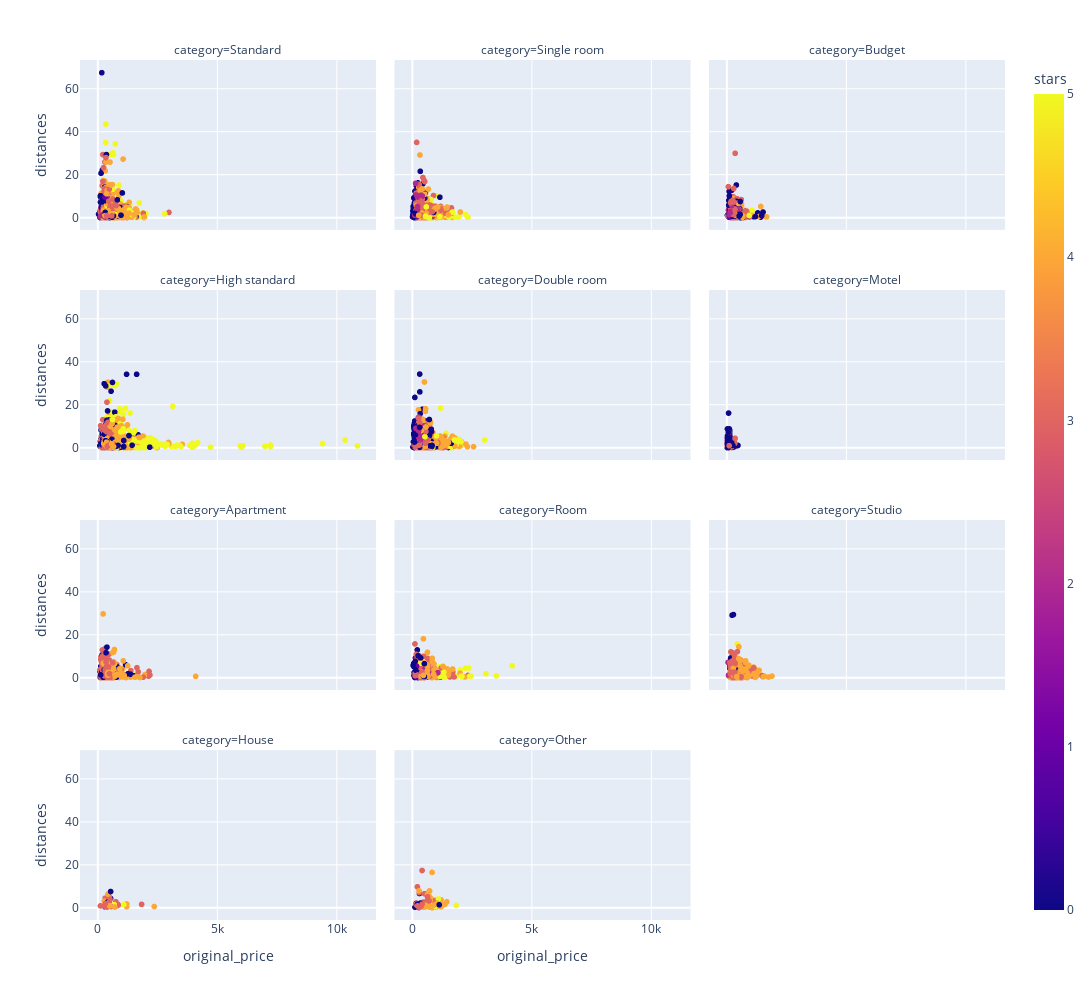

Notebook source saved alongside this figure:
### Markdown cell above
![](img_plots/8_pie_chart.png)

### Code cell
# 9. Create scatter plot to represent how the original prices related to the distance of the hotel from the city center
scatter_plt = px.scatter(data_frame=hotels_categories, 
    y = 'distances', 
    x = 'original_price', 
    facet_col='category', 
    facet_col_wrap=3, 
    color = 'stars',
    width=1300,
    height=1000,
    #color_continuous_scale='Plotly3'
)

scatter_plt.show()

### Figure 1 — Plotly figure (JSON) as saved in the notebook; plotly's stock layout.template omitted (floating-point values rounded to 4 significant figures; data arrays with more than 128 entries replaced by an {"elided": "..."} marker saying what was removed)
{"data": [{"hovertemplate": "category=Standard<br>original_price=%{x}<br>distances=%{y}<br>stars=%{marker.color}<extra></extra>", "legendgroup": "", "marker": {"color": {"elided": "1971 int values"}, "coloraxis": "coloraxis", "symbol": "circle"}, "mode": "markers", "name": "", "showlegend": false, "type": "scattergl", "x": {"elided": "1971 int values"}, "xaxis": "x10", "y": {"elided": "1971 float values"}, "yaxis": "y10"}, {"hovertemplate": "category=Single room<br>original_price=%{x}<br>distances=%{y}<br>stars=%{marker.color}<extra></extra>", "legendgroup": "", "marker": {"color": {"elided": "2501 int values"}, "coloraxis": "coloraxis", "symbol": "circle"}, "mode": "markers", "name": "", "showlegend": false, "type": "scattergl", "x": {"elided": "2501 int values"}, "xaxis": "x11", "y": {"elided": "2501 float values"}, "yaxis": "y11"}, {"hovertemplate": "category=Budget<br>original_price=%{x}<br>distances=%{y}<br>stars=%{marker.color}<extra></extra>", "legendgroup": "", "marker": {"color": {"elided": "635 int values"}, "coloraxis": "coloraxis", "symbol": "circle"}, "mode": "markers", "name": "", "showlegend": false, "type": "scattergl", "x": {"elided": "635 int values"}, "xaxis": "x12", "y": {"elided": "635 float values"}, "yaxis": "y12"}, {"hovertemplate": "category=High standard<br>original_price=%{x}<br>distances=%{y}<br>stars=%{marker.color}<extra></extra>", "legendgroup": "", "marker": {"color": {"elided": "1820 int values"}, "coloraxis": "coloraxis", "symbol": "circle"}, "mode": "markers", "name": "", "showlegend": false, "type": "scattergl", "x": {"elided": "1820 int values"}, "xaxis": "x7", "y": {"elided": "1820 float values"}, "yaxis": "y7"}, {"hovertemplate": "category=Double room<br>original_price=%{x}<br>distances=%{y}<br>stars=%{marker.color}<extra></extra>", "legendgroup": "", "marker": {"color": {"elided": "2914 int values"}, "coloraxis": "coloraxis", "symbol": "circle"}, "mode": "markers", "name": "", "showlegend": false, "type": "scattergl", "x": {"elided": "2914 int values"}, "xaxis": "x8", "y": {"elided": "2914 float values"}, "yaxis": "y8"}, {"hovertemplate": "category=Motel<br>original_price=%{x}<br>distances=%{y}<br>stars=%{marker.color}<extra></extra>", "legendgroup": "", "marker": {"color": {"elided": "494 int values"}, "coloraxis": "coloraxis", "symbol": "circle"}, "mode": "markers", "name": "", "showlegend": false, "type": "scattergl", "x": {"elided": "494 int values"}, "xaxis": "x9", "y": {"elided": "494 float values"}, "yaxis": "y9"}, {"hovertemplate": "category=Apartment<br>original_price=%{x}<br>distances=%{y}<br>stars=%{marker.color}<extra></extra>", "legendgroup": "", "marker": {"color": {"elided": "1617 int values"}, "coloraxis": "coloraxis", "symbol": "circle"}, "mode": "markers", "name": "", "showlegend": false, "type": "scattergl", "x": {"elided": "1617 int values"}, "xaxis": "x4", "y": {"elided": "1617 float values"}, "yaxis": "y4"}, {"hovertemplate": "category=Room<br>original_price=%{x}<br>distances=%{y}<br>stars=%{marker.color}<extra></extra>", "legendgroup": "", "marker": {"color": {"elided": "400 int values"}, "coloraxis": "coloraxis", "symbol": "circle"}, "mode": "markers", "name": "", "showlegend": false, "type": "scattergl", "x": {"elided": "400 int values"}, "xaxis": "x5", "y": {"elided": "400 float values"}, "yaxis": "y5"}, {"hovertemplate": "category=Studio<br>original_price=%{x}<br>distances=%{y}<br>stars=%{marker.color}<extra></extra>", "legendgroup": "", "marker": {"color": {"elided": "716 int values"}, "coloraxis": "coloraxis", "symbol": "circle"}, "mode": "markers", "name": "", "showlegend": false, "type": "scattergl", "x": {"elided": "716 int values"}, "xaxis": "x6", "y": {"elided": "716 float values"}, "yaxis": "y6"}, {"hovertemplate": "category=House<br>original_price=%{x}<br>distances=%{y}<br>stars=%{marker.color}<extra></extra>", "legendgroup": "", "marker": {"color": [3, 0, 3, 3, 0, 3, 0, 4, 3, 3, 3, 3, 4, 3, 3, 4, 4, 4, 5, 3, 3, 3, 3, 3, 4, 0, 0, 4, 3, 4, 3, 3, 4, 4, 3, 3, 3, 5, 4, 4, 3], "coloraxis": "coloraxis", "symbol": "circle"}, "mode": "markers", "name": "", "showlegend": false, "type": "scattergl", "x": [305, 821, 375, 375, 532, 404, 289, 549, 108, 793, 751, 507, 811, 751, 859, 1206, 274, 317, 686, 553, 480, 386, 422, 422, 423, 418, 534, 1204, 1830, 2360, 371, 293, 710, 340, 270, 293, 485, 1082, 499, 499, 310], "xaxis": "x", "y": [4.5, 1.8, 1, 1, 4.4, 2.5, 0.5, 0.8, 0.9, 0.9, 2.8, 4, 1.9, 2.8, 1.3, 0.5, 3.1, 2.8, 1.5, 0.6, 5.1, 0.35, 1.9, 1.9, 6.4, 2.8, 7.6, 1.8, 1.6, 0.6, 0.45, 1.1, 0.35, 1.5, 0.8, 1.1, 3, 1.5, 0.9, 0.9, 1.9], "yaxis": "y"}, {"hovertemplate": "category=Other<br>original_price=%{x}<br>distances=%{y}<br>stars=%{marker.color}<extra></extra>", "legendgroup": "", "marker": {"color": [0, 3, 4, 3, 4, 3, 3, 4, 4, 1, 4, 4, 0, 4, 4, 4, 4, 4, 4, 3, 4, 4, 4, 3, 0, 3, 3, 4, 4, 4, 0, 0, 4, 3, 4, 4, 3, 3, 4, 3, 3, 5, 2, 4, 3, 3, 3, 3, 3, 3, 3, 3, 3, 4, 3, 4, 3, 3, 3, 3, 3, 4, 5, 4, 3, 3, 4, 4, 0, 0, 3, 3, 4, 5, 0, 4, 4, 3, 4, 4, 4, 3, 3, 3, 3, 3, 3, 3, 3, 3, 0, 4, 4, 4, 5, 3, 4, 5, 4, 4, 4, 4, 4, 0, 3, 4, 3, 4, 0, 3], "coloraxis": "coloraxis", "symbol": "circle"}, "mode": "markers", "name": "", "showlegend": false, "type": "scattergl", "x": [465, 483, 1036, 734, 943, 336, 384, 811, 719, 507, 739, 983, 890, 490, 1221, 517, 813, 597, 518, 662, 802, 1044, 469, 171, 845, 283, 266, 882, 411, 403, 317, 317, 675, 281, 886, 563, 380, 306, 992, 347, 300, 686, 293, 927, 483, 493, 527, 503, 429, 233, 188, 981, 619, 301, 686, 854, 995, 648, 778, 633, 266, 458, 738, 373, 221, 310, 285, 619, 175, 360, 666, 295, 579, 991, 130, 757, 746, 475, 572, 634, 427, 722, 199, 246, 173, 317, 289, 317, 270, 417, 290, 1275, 657, 1220, 1111, 654, 736, 1852, 741, 1462, 926, 1053, 1384, 235, 238, 516, 427, 846, 1144, 392], "xaxis": "x2", "y": [1.2, 1.4, 0.45, 4.7, 0.6, 1.5, 0.8, 0.4, 5.5, 1.4, 1, 0.4, 1, 0.5, 0.5, 1.3, 1, 1, 0.3, 1.2, 4.3, 1.3, 0.45, 0.6, 0.7, 1.7, 1.8, 2.8, 1.4, 1.3, 6.7, 6.7, 1.5, 1.7, 1.3, 1.1, 0.9, 7.1, 0.45, 0.4, 1.7, 2.2, 0.1, 2.9, 2.7, 1.5, 6.6, 1.5, 17.4, 9.8, 2.2, 1.8, 3, 7.9, 0.8, 0.04, 3.5, 1.9, 1.9, 1.5, 0.6, 0.6, 1.6, 1.5, 0.8, 1.6, 1.9, 1, 2, 2.2, 1.5, 1.1, 0.6, 0.7, 0.3, 0.7, 0.3, 0.5, 1.1, 1.1, 1.6, 3.2, 1.8, 1, 1.6, 0.3, 1.7, 0.3, 0.7, 0.9, 1.7, 1.1, 6.2, 3.7, 4.2, 5.1, 7.9, 1.1, 7.8, 2.8, 1.3, 2.1, 1.6, 1.7, 0.9, 0.45, 1.7, 16.5, 1.4, 0.8], "yaxis": "y2"}], "layout": {"annotations": [{"font": {}, "showarrow": false, "text": "category=House", "x": 0.16, "xanchor": "center", "xref": "paper", "y": 0.1975, "yanchor": "bottom", "yref": "paper"}, {"font": {}, "showarrow": false, "text": "category=Other", "x": 0.5, "xanchor": "center", "xref": "paper", "y": 0.1975, "yanchor": "bottom", "yref": "paper"}, {"font": {}, "showarrow": false, "text": "category=Apartment", "x": 0.16, "xanchor": "center", "xref": "paper", "y": 0.465, "yanchor": "bottom", "yref": "paper"}, {"font": {}, "showarrow": false, "text": "category=Room", "x": 0.5, "xanchor": "center", "xref": "paper", "y": 0.465, "yanchor": "bottom", "yref": "paper"}, {"font": {}, "showarrow": false, "text": "category=Studio", "x": 0.84, "xanchor": "center", "xref": "paper", "y": 0.465, "yanchor": "bottom", "yref": "paper"}, {"font": {}, "showarrow": false, "text": "category=High standard", "x": 0.16, "xanchor": "center", "xref": "paper", "y": 0.7325, "yanchor": "bottom", "yref": "paper"}, {"font": {}, "showarrow": false, "text": "category=Double room", "x": 0.5, "xanchor": "center", "xref": "paper", "y": 0.7325, "yanchor": "bottom", "yref": "paper"}, {"font": {}, "showarrow": false, "text": "category=Motel", "x": 0.84, "xanchor": "center", "xref": "paper", "y": 0.7325, "yanchor": "bottom", "yref": "paper"}, {"font": {}, "showarrow": false, "text": "category=Standard", "x": 0.16, "xanchor": "center", "xref": "paper", "y": 1, "yanchor": "bottom", "yref": "paper"}, {"font": {}, "showarrow": false, "text": "category=Single room", "x": 0.5, "xanchor": "center", "xref": "paper", "y": 1, "yanchor": "bottom", "yref": "paper"}, {"font": {}, "showarrow": false, "text": "category=Budget", "x": 0.84, "xanchor": "center", "xref": "paper", "y": 1, "yanchor": "bottom", "yref": "paper"}], "coloraxis": {"colorbar": {"title": {"text": "stars"}}, "colorscale": [[0, "#0d0887"], [0.1111, "#46039f"], [0.2222, "#7201a8"], [0.3333, "#9c179e"], [0.4444, "#bd3786"], [0.5556, "#d8576b"], [0.6667, "#ed7953"], [0.7778, "#fb9f3a"], [0.8889, "#fdca26"], [1, "#f0f921"]]}, "height": 1000, "legend": {"tracegroupgap": 0}, "margin": {"t": 60}, "width": 1300, "xaxis": {"anchor": "y", "domain": [0, 0.32], "title": {"text": "original_price"}}, "xaxis10": {"anchor": "y10", "domain": [0, 0.32], "matches": "x", "showticklabels": false}, "xaxis11": {"anchor": "y11", "domain": [0.34, 0.66], "matches": "x", "showticklabels": false}, "xaxis12": {"anchor": "y12", "domain": [0.68, 1.0], "matches": "x", "showticklabels": false}, "xaxis2": {"anchor": "y2", "domain": [0.34, 0.66], "matches": "x", "title": {"text": "original_price"}}, "xaxis3": {"anchor": "y3", "domain": [0.68, 1.0], "matches": "x", "title": {"text": "original_price"}}, "xaxis4": {"anchor": "y4", "domain": [0, 0.32], "matches": "x", "showticklabels": false}, "xaxis5": {"anchor": "y5", "domain": [0.34, 0.66], "matches": "x", "showticklabels": false}, "xaxis6": {"anchor": "y6", "domain": [0.68, 1.0], "matches": "x", "showticklabels": false}, "xaxis7": {"anchor": "y7", "domain": [0, 0.32], "matches": "x", "showticklabels": false}, "xaxis8": {"anchor": "y8", "domain": [0.34, 0.66], "matches": "x", "showticklabels": false}, "xaxis9": {"anchor": "y9", "domain": [0.68, 1.0], "matches": "x", "showticklabels": false}, "yaxis": {"anchor": "x", "domain": [0, 0.1975], "title": {"text": "distances"}}, "yaxis10": {"anchor": "x10", "domain": [0.8025, 1], "matches": "y", "title": {"text": "distances"}}, "yaxis11": {"anchor": "x11", "domain": [0.8025, 1], "matches": "y", "showticklabels": false}, "yaxis12": {"anchor": "x12", "domain": [0.8025, 1], "matches": "y", "showticklabels": false}, "yaxis2": {"anchor": "x2", "domain": [0, 0.1975], "matches": "y", "showticklabels": false}, "yaxis3": {"anchor": "x3", "domain": [0, 0.1975], "matches": "y", "showticklabels": false}, "yaxis4": {"anchor": "x4", "domain": [0.2675, 0.465], "matches": "y", "title": {"text": "distances"}}, "yaxis5": {"anchor": "x5", "domain": [0.2675, 0.465], "matches": "y", "showticklabels": false}, "yaxis6": {"anchor": "x6", "domain": [0.2675, 0.465], "matches": "y", "showticklabels": false}, "yaxis7": {"anchor": "x7", "domain": [0.535, 0.7325], "matches": "y", "title": {"text": "distances"}}, "yaxis8": {"anchor": "x8", "domain": [0.535, 0.7325], "matches": "y", "showticklabels": false}, "yaxis9": {"anchor": "x9", "domain": [0.535, 0.7325], "matches": "y", "showticklabels": false}}}
